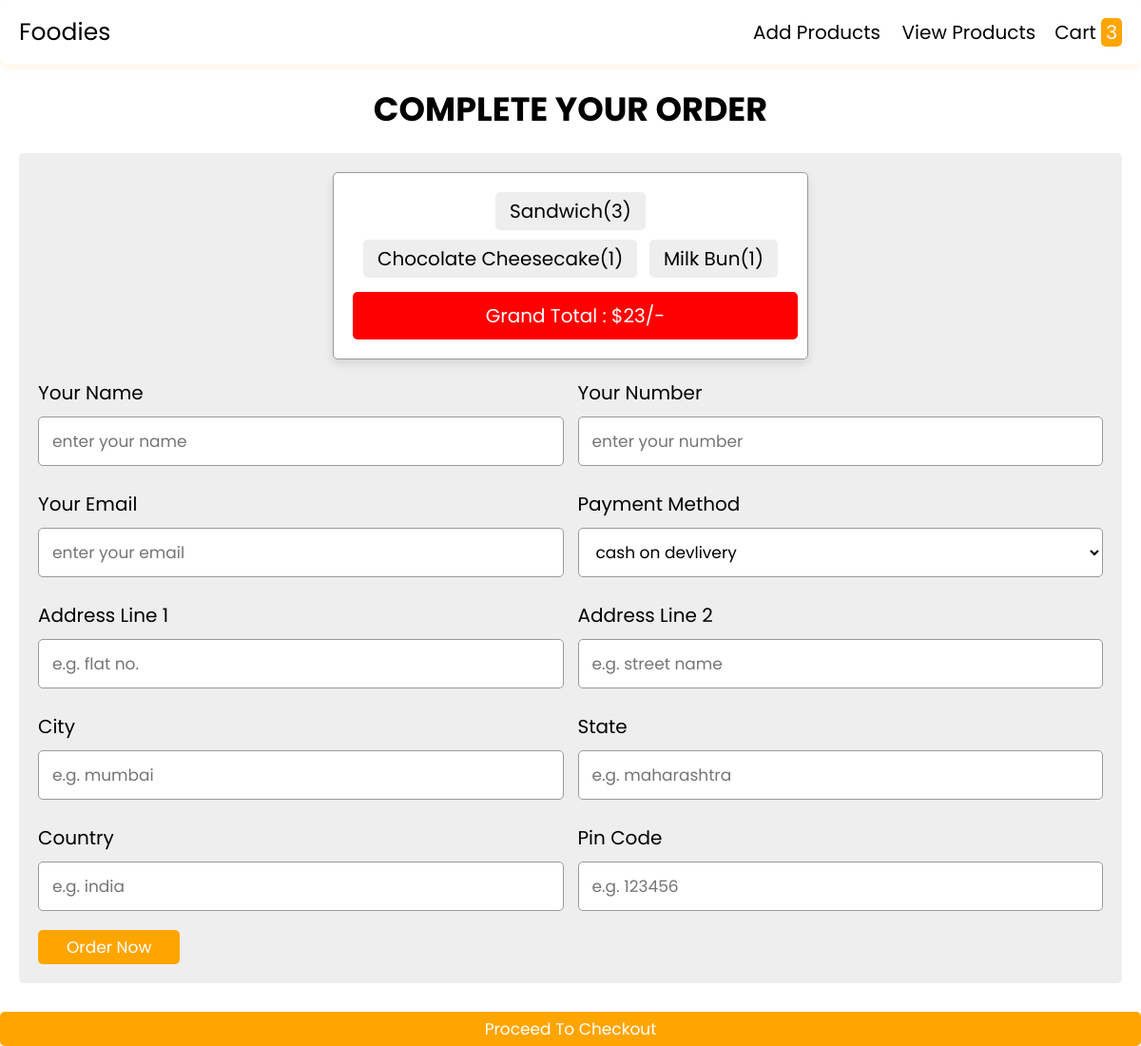
The page /checkout.php on the database its author committed.
### tables this page shows
CREATE TABLE `cart` (
  `id` int(11) NOT NULL,
  `image` varchar(255) DEFAULT NULL,
  `name` varchar(255) NOT NULL,
  `price` decimal(10,2) NOT NULL,
  `quantity` int(11) NOT NULL
);

### checkout.php (the view, shortened to what this page needs)
<?php
include 'includes/databaseconnect.php';
?>
<!DOCTYPE html>
<html lang="en">
<head>
   <link rel="stylesheet" href="https://cdnjs.cloudflare.com/ajax/libs/font-awesome/6.0.0/css/all.min.css">
   <link rel="stylesheet" href="css/admin.css">
</head>
<body>
<?php include 'head.php'; ?>
<div class="container">
<section class="checkout-form">
   <h1 class="heading">complete your order</h1>
   <form action="" method="post">
   <div class="display-order">
      <?php
         $select_cart = mysqli_query($conn, "SELECT * FROM `cart`");
         $total = 0;
         $grand_total = 0;
         if(mysqli_num_rows($select_cart) > 0){
            while($fetch_cart = mysqli_fetch_assoc($select_cart)){
            $total_price = number_format($fetch_cart['price'] * $fetch_cart['quantity']);
            $grand_total = $total += $total_price;
      ?>
      <span><?= $fetch_cart['name']; ?>(<?= $fetch_cart['quantity']; ?>)</span>
      <?php
         }
      }else{
         echo "<div class='display-order'><span>your cart is empty!</span></div>";
      }
      ?>
      <span class="grand-total"> grand total : $<?= $grand_total; ?>/- </span>
   </div>
   <div class="flex">
         <div class="inputBox">
            <span>your name</span>
            <input type="text" placeholder="enter your name" name="name" required>
         </div>
         <div class="inputBox">
            <span>your number</span>
            <input type="number" placeholder="enter your number" name="number" required>
         </div>
         <div class="inputBox">
            <span>your email</span>
            <input type="email" placeholder="enter your email" name="email" required>
         </div>
         <div class="inputBox">
            <span>payment method</span>
            <select name="method">
               <option value="cash on delivery" selected>cash on devlivery</option>
            </select>
         </div>
         <div class="inputBox">
            <span>address line 1</span>
            <input type="text" placeholder="e.g. flat no." name="flat" required>
         </div>
         <div class="inputBox">
            <span>address line 2</span>
            <input type="text" placeholder="e.g. street name" name="street" required>
         </div>
         <div class="inputBox">
            <span>city</span>
            <input type="text" placeholder="e.g. mumbai" name="city" required>
         </div>
         <div class="inputBox">
            <span>state</span>
            <input type="text" placeholder="e.g. maharashtra" name="state" required>
         </div>
         <div class="inputBox">
            <span>country</span>
            <input type="text" placeholder="e.g. india" name="country" required>
         </div>
         <div class="inputBox">
            <span>pin code</span>
            <input type="text" placeholder="e.g. 123456" name="pin_code" required>
         </div>
      </div>
      <input type="submit" value="order now" name="order_btn" class="btn">
   </form>
</section>
</div>
<div class="checkout-btn">
    <a
        href="<?= $user_logged_in ? 'checkout.php' : 'javascript:void(0)' ?>"
        class="btn <?= ($grand_total > 1) ? '' : 'disabled'; ?>"
        id="checkout-btn"
    >
        Proceed to Checkout
    </a>
</div>
</body>
</html>

### css/admin.css (style rules this page uses)
* { font-family: 'Poppins', sans-serif; margin: 0; padding: 0; box-sizing: border-box; outline: none; border: none; text-decoration: none; text-transform: capitalize; }
html { font-size: 62.5%; overflow-x: hidden; }
.container { max-width: 1200px; margin:0 auto; }
section { padding:2rem; }
.option-btn, .delete-btn,.btn { display: block !important; text-align: center !important; background-color: orange !important; color:white !important; font-size: 1.7rem !important; padding:0.5rem 3rem !important; border-radius: .5rem; cursor: pointer !important; margin-top: 1rem !important; border:none !important; }
.heading { text-align: center; font-size: 3.5rem; text-transform: uppercase; color:black; margin-bottom: 2rem; }
.checkout-form form { padding:2rem; border-radius: .5rem; background-color: #eee; }
.checkout-form form .flex { display: flex; flex-wrap: wrap; gap:1.5rem; }
.checkout-form form .flex .inputBox { flex:1 1 40rem; }
.checkout-form form .flex .inputBox span { font-size: 2rem; color:black; }
.checkout-form form .flex .inputBox input, .checkout-form form .flex .inputBox select { width: 100%; background-color: white; font-size: 1.7rem; color:black; border-radius: .5rem; margin:1rem 0; padding:1.2rem 1.4rem; text-transform: none; border:0.1rem solid #999; }
.display-order { max-width: 50rem; background-color: white; border-radius: .5rem; text-align: center; padding:1.5rem; margin:0 auto; margin-bottom: 2rem; box-shadow: 0 .5rem 1rem rgba(0,0,0,.1); border:0.1rem solid #999; }
.display-order span { display: inline-block; border-radius: .5rem; background-color: #eee; padding:.5rem 1.5rem; font-size: 2rem; color:black; margin:.5rem; }
.display-order span.grand-total { width: 100%; background-color: red; color:white; padding:1rem; margin-top: 1rem; }

### rows shown on the page
cart: name "Sandwich", quantity "3"
cart: name "Chocolate Cheesecake", quantity "1"
cart: name "Milk Bun", quantity "1"

### other values the page prints
$row_count "3"
$grand_total "23"
